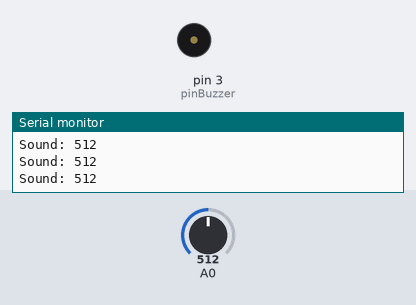
This sketch was run on a simulated Arduino Leonardo, built with avr-gcc and run on an emulated ATmega32U4. Shown: buzzer (waves = sounding), the last lines printed to the serial monitor. Inputs (shaded band) come from the test bench; at power-on: A0 = 512. Random numbers use the default seed unless the sketch sets one.

Above: at 1.3 s.
1.4 s: A0 set to 534
2.9 s: A0 set to 567
At 3.3 s:
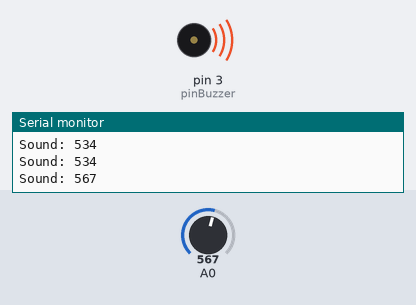
Timing chart, 0 to 10.5 s (numbered marks = the images above; inputs shaded):
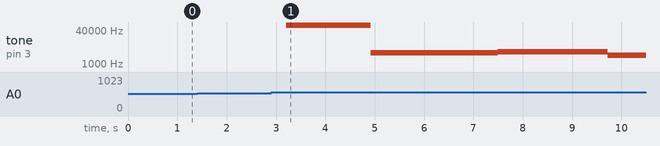

The sketch:

soundTest.ino
```cpp
const int pinBuzzer = 3;

void setup() {
  Serial.begin(9600);
  while (!Serial)
    delay(10); // will pause Zero, Leonardo, etc until serial console opens
  pinMode(A0,INPUT);
  pinMode(pinBuzzer,OUTPUT);

}

void loop() {
  int sound = analogRead(A0);
  Serial.print("Sound: ");
  Serial.println(sound);
  if(sound > 550){
    //tone(pinBuzzer,440,1000);
    playSound();
    delay(1000);
  }
  delay(500);
}

void playSound(){
    switch (random(1,7)) {
        case 1:phrase1(); break;
        case 2:phrase2(); break;
        case 3:phrase1(); phrase2(); break;
        case 4:phrase1(); phrase2(); phrase1();break;
        case 5:phrase1(); phrase2(); phrase1(); phrase2(); phrase1();break;
        case 6:phrase2(); phrase1(); phrase2(); break;
    }
}

void phrase1() {

    int k = random(1000,2000);

    for (int i = 0; i <=  random(100,2000); i++){

        tone(pinBuzzer, k+(-i*2));
        delay(random(.9,2));
    }

    for (int i = 0; i <= random(100,1000); i++){

        tone(pinBuzzer, k + (i * 10));
        delay(random(.9,2));
    }
}
void phrase2() {

    int k = random(1000,2000);
    for (int i = 0; i <= random(100,2000); i++){

        tone(pinBuzzer, k+(i*2));
        delay(random(.9,2));
    }
    for (int i = 0; i <= random(100,1000); i++){

        tone(pinBuzzer, k + (-i * 10));
        delay(random(.9,2));
    }
}
```

Measured:
- the behaviour switches between 550 and 551 on A0 (found by bisection; images 0 and 1)
- after the input at 2.9 s, tone on pin 3 (pinBuzzer): silent → 65325 Hz after 0.30 s, → 3376 Hz 1.7 s later, → 3710 Hz 2.6 s later, → 2556 Hz 2.2 s later
